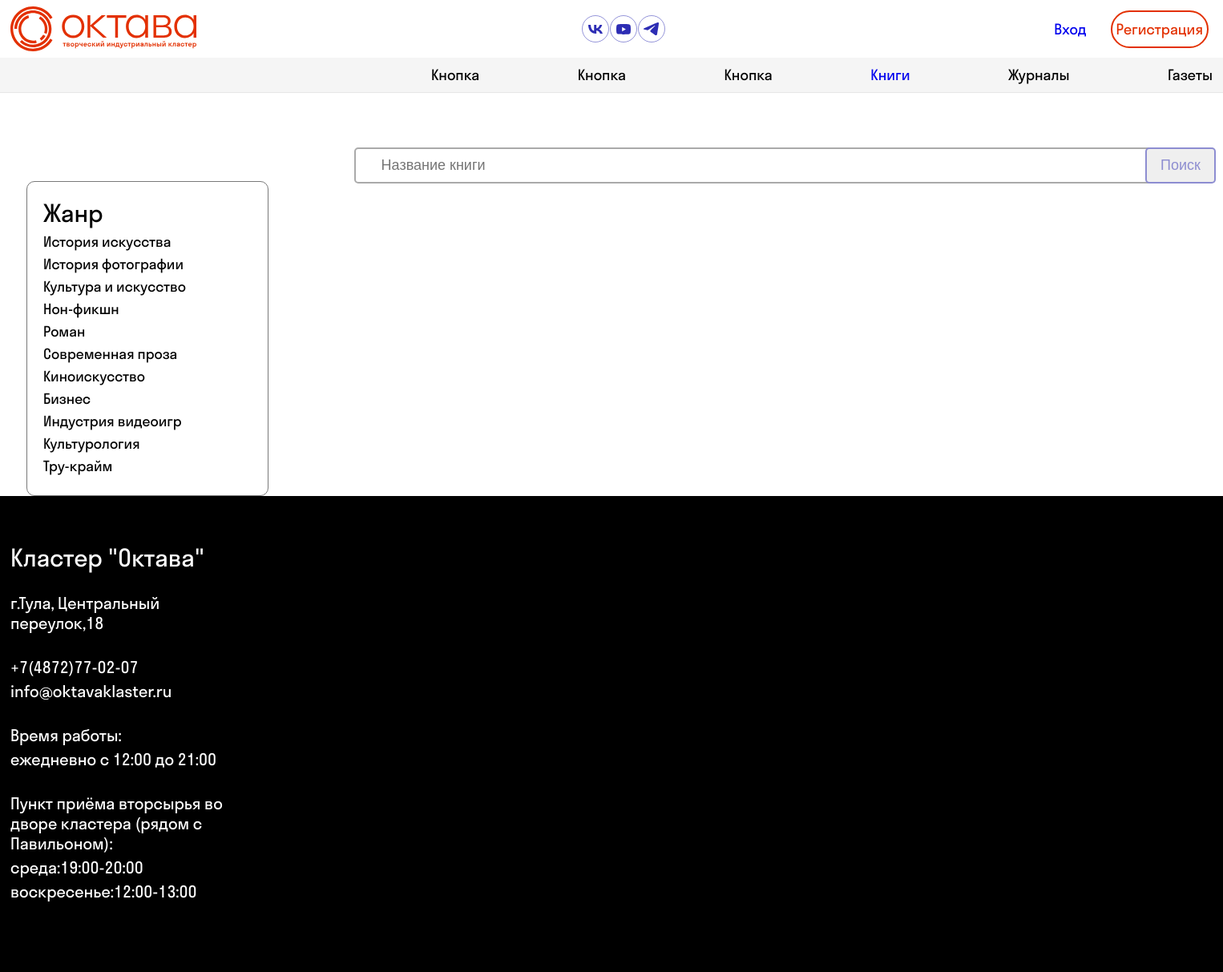
/books, run on the app's committed database.
### models/BookCategory.py (models this page shows)
class BookCategory(db.Model):
    __tablename__ = 'bookcategories'
    id = mapped_column(INTEGER(), primary_key=True)
    name = mapped_column(VARCHAR(255), nullable=False)

### app.py (the view)
@app.route('/books', methods=['GET'])
def books():
    categories = BookCategory.query.order_by('id').all()
    return render_template('books.html', categories=[category.name for category in categories])

### templates/books.html (shortened to what this page needs)
{% extends "index.html" %}
{% block content %}
    <main class="main">
        <div class="content-wrapper-color-white">
            <div class="content-wrapper2">
                <div class="content-total">
                    <div class="forms">
                        <form id="form">
                            <ul class="genre-block">
                                <li class="genre" style="font-size: 30px">Жанр</li>
                                {% for category in categories %}
                                    <li class="category-genre">
                                        <label>
                                            <input class="category-genre-chekbox" type="checkbox">{{ category }}
                                        </label>
                                    </li>
                                {% endfor %}
                            </ul>
                        </form>
                    </div>
                    <div class="bodyDiv">
                        <form action="" class="input-find-book-name">
                            <p>
                                <input class="input-text-book-name" id="text-cat" placeholder="Название книги"
                                       type="text"/>
                            </p>
                            <p class="button-find-book-name">
                                <input type="submit" value="Поиск" class="button-find-book-name" id="find"/>
                            </p>
                        </form>
                        <br/> <br/>
                    </div>
                    <br/>
                    <br/>
                </div>
            </div>
        </div>
    </main>
{% endblock %}

### templates/index.html (shortened to what this page needs)
<!DOCTYPE html>
<html lang="en">
<head>
    <link rel="stylesheet" href="../static/css/style.css">
</head>
<body>
<div class="header-wrapper1">
    <header class="header1">
        <a href="/" class="logo">
            <svg viewBox="0 0 232 56" width="232" height="56">
                <use xlink:href="/static/img/sprite.svg#page-logo"></use>
            </svg>
        </a>
        <ul class="links">
            <li><a href="">
                <svg viewBox="0 0 18 11" width="18" height="11">
                    <use xlink:href="/static/img/sprite.svg#icon-social-vk"></use>
                </svg>
            </a></li>
            <li><a href="">
                <svg viewBox="0 0 18 13" width="18" height="13">
                    <use xlink:href="/static/img/sprite.svg#icon-social-yt"></use>
                </svg>
            </a></li>
            <li><a href="">
                <svg viewBox="0 0 19 16" width="19" height="16">
                    <use xlink:href="/static/img/sprite.svg#icon-social-tg"></use>
                </svg>
            </a></li>
        </ul>
        <ul class="navig">
            <li class="login"><a href="../static/login.html">Вход</a></li>
            <li class="register"><a href="../static/register.html" class="register-btn" id="regBtn">Регистрация</a>
            </li>
        </ul>
    </header>
</div>
<div class="header-wrapper2">
    <header class="header2">
        <ul class="navig2">
            <li><a href="">Кнопка</a></li>
            <li><a href="">Кнопка</a></li>
            <li><a href="">Кнопка</a></li>
            <li><a href="/books">Книги</a></li>
            <li><a href="">Журналы</a></li>
            <li><a href="">Газеты</a></li>
        </ul>
    </header>
</div>
{% block content %}{% endblock %}
<div class="footer-wrapper">
    <footer>
        <div class="footer_contact">
            <h5>Кластер "Октава"</h5>
            <ul class="li-margin">
                <li>г.Тула, Центральный
                    переулок,18
                </li>
                <li>+7(4872)77-02-07</li>
                <li class="gray">info@oktavaklaster.ru</li>
                <li>Время работы:</li>
                <li>ежедневно с 12:00 до 21:00</li>
                <li>Пункт приёма вторсырья во дворе кластера
                    (рядом с Павильоном):
                </li>
                <li>среда:19:00-20:00</li>
                <li>воскресенье:12:00-13:00</li>
            </ul>
        </div>
        <div id="map" class="map"></div>
    </footer>
</div>
</body>
</html>

### static/css/style.css (style rules this page uses)
body { overflow-x: hidden; display: flex; flex-direction: column; min-height: 100vh; font-family: "Stratos LC", -apple-system, BlinkMacSystemFont, Roboto, Ubuntu, "Droid Sans", "Helvetica Neue", Arial, sans-serif, "Apple Color Emoji", "Segoe UI Emoji", "Segoe UI Symbol"; font-weight: 400; text-align: center; font-size: 18px; margin: 0; }
svg { pointer-events: none; }
.header-wrapper1 { background: #ffffff; }
.logo, .links a { line-height: 0; display: flex; }
.header-wrapper2 { background: #f5f5f5; border-bottom: 1px solid #e6e6e6; }
.header1 { width: 1500px; margin: auto; display: flex; padding: 8px; justify-content: space-between; }
.header2 { width: 1500px; margin: auto; justify-content: center; }
.navig2 { padding-top: 10px; padding-bottom: 10px; margin-left: 35%; display: flex; justify-content: space-between; }
.links { display: flex; gap: 1px; align-items: center; }
.links a { align-items: center; justify-content: center; width: 32px; height: 32px; border: 1px solid rgba(45, 45, 180, .5); border-radius: 50%; }
.links svg { fill: #2d2db4; }
.navig { text-decoration: none; display: flex; gap: 20px; align-items: center; }
a { text-decoration: none; }
ul { list-style-type: none; padding-left: 0; margin: 0; }
.navig li { margin-left: 5px; margin-right: 5px; }
.content-wrapper-color-white { background: #ffffff; }
.content-wrapper2 { width: 1500px; margin: auto; }
main { margin: 0 0 auto 0; }
.footer-wrapper { background-color: black; padding: 50px 0px; }
footer { width: 1500px; margin: auto; display: flex; padding: 8px; justify-content: space-between; color: white; }
.footer_contact { text-align: start; font-size: 20px; font-weight: normal; width: 20%; }
h5 { margin: auto; font-weight: normal; font-size: 30px; }
.li-margin li { margin-bottom: 5px; }
#map { width: 900px; height: 450px; }
.content-total { display: flex; flex-direction: row; align-items: start; margin-top: 50px; }
.genre-block { padding: 20px 0; display: flex; flex-direction: column; align-items: start; max-width: 300px; height: auto; margin: 60px 0 0 20px; border: 1px solid #797979; border-radius: 10px; }
.genre-block li { padding-left: 20px; margin-bottom: 5px; }
.forms label { font-weight: 400; font-size: 1.1rem; }
.forms { flex: 0.4; }
.bodyDiv { text-align: start; flex: 1; }
.input-find-book-name { display: flex; flex-direction: row; align-items: start; justify-content: space-between; }
.input-text-book-name:not([type="checkbox"]) { font-size: 18px; width: 350%; padding: 10px 5px 10px 32px; border: 2px solid rgb(170, 170, 170); box-sizing: content-box; border-radius: 5px; transition: all 0.2s linear; }
.button-find-book-name { margin: auto 10px auto auto; }
.button-find-book-name input:not([type="checkbox"]) { cursor: pointer; width: 100%; padding: 10px 5px 10px 5px; border: 2px solid rgba(45, 45, 180, 0.5); box-sizing: content-box; font-size: 18px; color: rgba(45, 45, 180, 0.5); border-radius: 5px; transition: all 0.1s linear; }
.category-genre label { cursor: pointer; }
label:has(.category-genre-chekbox) { color: black; transition: color 0.2s ease; }
.register a:not([type="checkbox"]) { background: white; cursor: pointer; width: 100%; padding: 10px 5px 10px 5px; color: #E33000; border: 2px solid #E33000; box-sizing: content-box; font-size: 18px; border-radius: 2em; transition: all 0.25s linear; }

### data on the page
BookCategory: name "История искусства"
BookCategory: name "История фотографии"
BookCategory: name "Культура и искусство"
BookCategory: name "Нон-фикшн"
BookCategory: name "Роман"
BookCategory: name "Современная проза"
BookCategory: name "Киноискусство"
BookCategory: name "Бизнес"
BookCategory: name "Индустрия видеоигр"
BookCategory: name "Культурология"
BookCategory: name "Тру-крайм"
